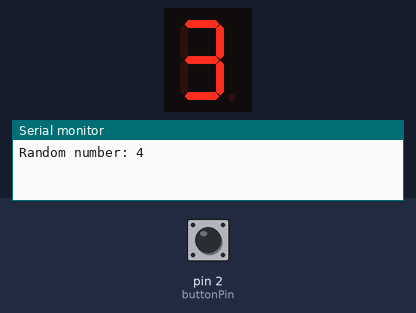
Simulated run of this sketch. Board: Arduino Uno, built with avr-gcc and run on an emulated ATmega328P. On the bench: 1-digit seven-segment display, the last lines printed to the serial monitor. The inputs (shaded band) are chosen by the test bench; at power-on: pin 2 (buttonPin) HIGH. Random numbers use the default seed unless the sketch sets one.

Above: at 1.8 s.
1.9 s: pin 2 (buttonPin) pulled LOW for 0.6 s
At 3.2 s:
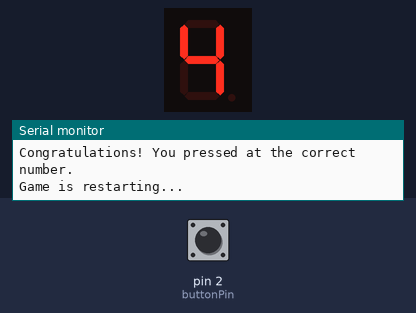
At 3.9 s:
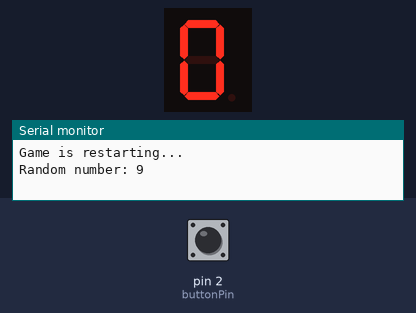
4.0 s: pin 2 (buttonPin) pulled LOW for 1 s
Timing chart, 0 to 7.0 s (numbered marks = the images above; inputs shaded):
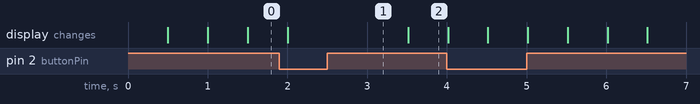

The sketch:

ppagu2lab7.ino
```cpp
/*
   1- Author: Francis Pagulayan - 665900279
   2- Lab: Lab 7 - Interrupts
   3- Description: This Arduino sketch implements a simple game where a number is randomly generated and displayed on a 7-segment display.
   The goal of the game is for the player to press a button when the displayed number matches the randomly generated number.
   The code uses the SevSeg library to control the 7-segment display and defines an interrupt service routine for the button press.
   The loop function generates a random number and displays it on the 7-segment display, and then increments the current number and displays it on the display,
   looping back to 0 if it reaches 9. If the player presses the button when the displayed number matches the randomly generated number, a message is displayed and the game restarts.
   4-Lab Questions:
What is the purpose of a current-limiting resistor in a seven-segment display circuit?
  The purpose of a current-limiting resistor in a seven-segment display circuit is to limit the current flowing through the LEDs of the display to a safe level.
  Without a current-limiting resistor, too much current can flow through the LEDs, causing them to burn out or become damaged.
  The resistor is placed in series with the LED to restrict the current flow to a level that will not cause damage to the LED or the circuit.
  The value of the resistor is chosen based on the forward voltage drop of the LED and the desired current flow through the LED.
Can you display special characters? If yes, How?
  Yes to an extent. You can display characters supported by a 7 segment display such as A, b, C, c, d, E, F, H, h, L, l, O, o, P, S, and 1-9.
  This is achievable by using the character representation in code such as B11101110 for A and writing that code to the display.
What are some common applications of seven-segment displays?
   5- References: http://www.learningaboutelectronics.com/Articles/How-to-display-any-character-on-a-7-segment-LED-display.php
   https://core-electronics.com.au/guides/arduino-workshop-for-beginners/
   https://lastminuteengineers.com/seven-segment-arduino-tutorial/
   6- Demo: Demonstration uploaded to VoiceThread
*/


#include "SevSeg.h"
SevSeg sevseg;

const int buttonPin = 2;
int toggleState;
int lastButtonState = HIGH;
int buttonState = HIGH;
long unsigned int lastPress;
volatile int buttonFlag = 0;
int debounceTime = 50;

int randomNumber = 0; // Variable to store the randomly generated number
int currentNumber = 0; // Variable to store the current number on the display
bool gameOver = true; // Flag to indicate if the game is over or not

void ISR_button() {
  if (millis() - lastPress > debounceTime && (buttonState != lastButtonState)) { // Check for debounce
    lastPress = millis();
    lastButtonState = buttonState;
    buttonFlag = 1;
  }
}

void checkButton() {
  if (buttonFlag) {
    buttonFlag = 0;
    if (currentNumber-1 == randomNumber) {
      Serial.println("Congratulations! You pressed at the correct number.");
      gameOver = true;
      Serial.println("Game is restarting...");
      delay(1000);
    } else {
      Serial.println("Oops! You stopped at the wrong number. Resuming the game.");
    }
  }
}

void setup() {
  Serial.begin(9600);
  randomSeed(analogRead(0)); // Initialize random seed
  pinMode(buttonPin, INPUT_PULLUP);
  attachInterrupt(digitalPinToInterrupt(buttonPin), ISR_button, CHANGE);
  byte numDigits = 1;
  byte digitPins[] = {};
  byte segmentPins[] = {11, 10, 8, 7, 6, 4, 5, 9};
  bool resistorsOnSegments = true;
  sevseg.begin(COMMON_CATHODE, numDigits, digitPins, segmentPins, resistorsOnSegments);
  sevseg.setBrightness(90);
}

void loop() {
  // Read the state of the button
  buttonState = digitalRead(buttonPin);
  if (gameOver) {
    randomNumber = random(0, 10); // Generate a random number between 0 and 9
    Serial.print("Random number: ");
    Serial.println(randomNumber);
    currentNumber = 0; // Reset the current number to 0
    gameOver = false;
  }
  sevseg.setNumber(currentNumber);
  sevseg.refreshDisplay();
  currentNumber++;
  if (currentNumber > 9) {
    currentNumber = 0; // Loop back to 0 if the display reaches 9
  }
  delay(500); // Increment the display twice every second

  checkButton(); // Check if the button is pressed
}
```
